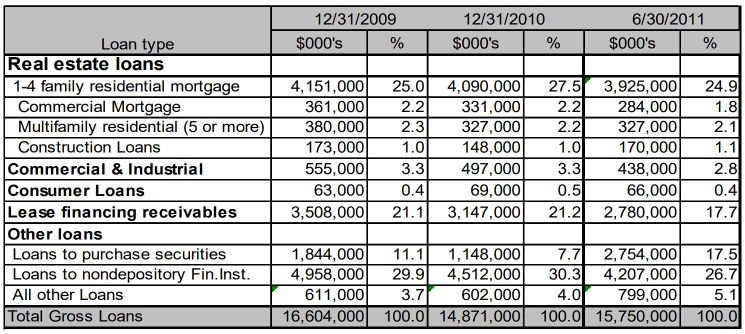
#> input picture sample/L1.jpg, 1489 x 667 px (shown at 1/2 size)
$ python -i borderless_table_detection.py   (imports and definitions only)
#> lines starting #> are read from the running program, lines starting #| are printed output that depends on the picture; after the words box and inside, x2 and y2 are one past the last pixel; in counts of white or black regions, pixels touching at a corner belong together
### utils/bbox.py
import numpy as np
from utils.point import split_rows_columns

def is_bbox_overlap(bbox1, bbox2):
    x1_1, y1_1, x2_1, y2_1 = bbox1
    x1_2, y1_2, x2_2, y2_2 = bbox2
    if x2_2 < x1_1: return False # Kiểm tra xem bbox2 có nằm bên trái bbox1 hay không
    if x1_2 > x2_1: return False # Kiểm tra xem bbox2 có nằm bên phải bbox1 hay không
    if y2_2 < y1_1: return False # Kiểm tra xem bbox2 có nằm phía trên bbox1 hay không
    if y1_2 > y2_1: return False # Kiểm tra xem bbox2 có nằm phía dưới bbox1 hay không
    return True # Nếu không thoả mãn các điều kiện trên, hai bbox chồng lên nhau

def is_bboxs_overlap(box, bboxs):
    for bbox in bboxs:
        if is_bbox_overlap(box, bbox):
            return True
    return False

def isSameRow(bbox1, bbox2, overlap_percent = 50 ):
    min_height = min(bbox1[3] - bbox1[1], bbox2[3] - bbox2[1])
    overlap_height = min(bbox1[3], bbox2[3]) - max(bbox1[1], bbox2[1])
    return overlap_height / min_height * 100 >= overlap_percent

def isSameCol(bbox1, bbox2, overlap_percent = 50):
    min_width = min(bbox1[2] - bbox1[0], bbox2[2] - bbox2[0])
    overlap_width = min(bbox1[2], bbox2[2]) - max(bbox1[0], bbox2[0])
    return overlap_width / min_width * 100 >= overlap_percent

# [5 lines left out: function is_bbox_inside, not called in this run]

def is_bbox_outside(bbox1, bbox2):
    return not is_bbox_overlap(bbox2, bbox1)

# [6 lines left out: function merge_bbox, not called in this run]

def create_bbox(boxs):
    x1 = min([box[0] for box in boxs])
    y1 = min([box[1] for box in boxs])
    x2 = max([box[2] for box in boxs])
    y2 = max([box[3] for box in boxs])
    return (x1, y1, x2, y2)

def get_same_row_col_bboxs(bbox, bboxs, mode = 'row', overlap_percent = 0):
    # Tìm tất cả các bbox cùng hàng với bbox sao cho bbox bao toàn bộ chúng không chồng lên bbox khác
    boxs = []
    others = []
    isSame = isSameRow if mode == 'row' else isSameCol
    for box in bboxs:
        if isSame(bbox, box, overlap_percent):
            boxs.append(box)
        else:
            others.append(box)
    bbox = create_bbox(boxs)
    # Lọc ra các bbox không cùng cột nhưng lại chồng lên bbox
    others = [box for box in others if is_bbox_overlap(bbox, box)]
    # duyệt qua others
    for box in others:
        # duyệt qua boxs theo thứ tự ngược
        for i in range(len(boxs) - 1, -1, -1):
            if isSame(box, boxs[i], overlap_percent):
                boxs.pop(i)
    return boxs

def create_mask_from_bboxs(image, bboxs):
    mask = np.zeros(image.shape[:2], dtype=np.uint8)
    for bbox in bboxs:
        x1, y1, x2, y2 = bbox
        mask[y1:y2, x1:x2] = 255
    return mask

def bbox_area(bbox):
    x1, y1, x2, y2 = bbox
    return (x2 - x1) * (y2 - y1)

# [29 lines left out: function split_box_rows_columns, not called in this run]

def get_scale_bbox(box, scale):
    return (int(box[0] * scale), int(box[1] * scale), int(box[2] * scale), int(box[3] * scale))

### utils/cv.py
import cv2
import numpy as np
from matplotlib import pyplot as plt
from utils.bbox import is_bbox_inside, split_box_rows_columns, create_bbox

# [209 lines left out: functions display_images_with_labels, preProcessing, deskew_image, rotate_image, trim_white, remove_regions, not called in this run]

def draw_text_in_center(img, text, box, size = 0.7, color = (0, 0, 255)):
    x1, y1, x2, y2 = box

    center = (int((x1 + x2) / 2), int((y1 + y2) / 2))
    text_size, _ = cv2.getTextSize(text, cv2.FONT_HERSHEY_SIMPLEX, size, 1)
    text_width = text_size[0]
    text_height = text_size[1]
    text_origin = (center[0] - text_width // 2, center[1] + text_height // 2)

    cv2.putText(img, text, text_origin, cv2.FONT_HERSHEY_SIMPLEX, size, color, 1, cv2.LINE_AA)

def draw_bboxs(image, bboxs, texts = lambda x: str(x)):
    img_width = image.shape[1]
    # Sắp xếp các bboxs theo vị trí từ trên xuống dưới, từ trái qua phải
    bboxs = sorted(bboxs, key=lambda box: box[1] * img_width + box[0])
    img_bboxs = cv2.cvtColor(image, cv2.COLOR_GRAY2BGR)
    # vẽ bboxs
    for index, box in enumerate(bboxs, start=1):
        cv2.rectangle(img_bboxs, box[:2], box[2:], (0, 255, 0), 3)
        draw_text_in_center(img_bboxs, texts(index), box)
    return img_bboxs


# [177 lines left out: functions cut_text_line, drawCenters, draw_rows_columns, detect_lines, find_Lines, get_text_height, not called in this run]

### utils/math.py
import numpy as np

def min_with_default(arr, default = 0):
    try: return np.min(arr)
    except: return default

def max_with_default(arr, default = 0):
    try: return np.max(arr)
    except: return default

### detection/borderless_table_detection.py
import os
import sys

from cv2 import dilate, erode

current_dir = os.path.dirname(os.path.abspath(__file__))
utils_dir = os.path.join(current_dir, '..', 'utils')
if utils_dir not in sys.path:
    sys.path.append(utils_dir)

from utils.bbox import *
from utils.cv import *
from utils.math import *
from utils.ocr import detectText
from utils.table import cells_to_html, createHTML
from detection.border_table_detection import find_Lines

def explain_bboxs_by_width(bboxs, image, row_threshold = 20):
    width, height = image.shape[:2]
    # duyệt từng bbox, mở rộng bbox theo chiều ngang cho tới khi sắp chạm vào bbox bên cạnh hoặc biên
    for index in range(len(bboxs)):
        bbox = bboxs[index]
        bbox_width = bbox[2] - bbox[0]
        # Lập danh sách các bbox cùng cột với nó
        same_column_bboxs = get_same_row_col_bboxs(bbox, bboxs, mode='col', overlap_percent=0)
        # ratio_threshold = 2
        # same_column_bboxs = [box for box in same_column_bboxs if (box[2] - box[0]) / bbox_width  <= ratio_threshold]
        x1_min = np.min([box[0] for box in same_column_bboxs])
        x2_max = np.max([box[2] for box in same_column_bboxs])
        # thay đổi x1 và x2 của bbox hiện tại sao cho nằm trong cột và không chạm vào bbox bên cạnh
        x2_max_left = max_with_default([box[2] for box in bboxs if box[2] + row_threshold < x1_min], x1_min)
        x1_min = max(x1_min, x2_max_left)

        x1_min_right = min_with_default([box[0] for box in bboxs if box[0] > x2_max + row_threshold], x2_max)
        x2_max = min(x2_max, x1_min_right)

        # cập nhật lại bbox
        bboxs[index] = (x1_min, bbox[1], x2_max, bbox[3])
    return bboxs

# [29 lines left out: function explain_bboxs_by_column, not called in this run]

def explain_bboxs_by_space(bboxs, image, row_threshold = 10, col_threshold = 10):
    height, width = image.shape[:2] # height, width, channels = image.shape
    # tìm tất cả bbox mà không có bbox nào ở bên phải và cùng hàng với nó rồi mở rộng nó, nếu có thể thì mở rộng về cả 2 phía luôn
    no_right_bboxs = [box for box in bboxs if len([box2 for box2 in bboxs if isSameRow(box, box2, overlap_percent=0) and box2[0] > box[2]]) == 0]
    for index in range(len(bboxs)):
        if bboxs[index] in no_right_bboxs:
            x1, y1, x2, y2 = bboxs[index]
            explain_right_width = width - x2 - row_threshold
            new_box = (max(row_threshold, x1 - explain_right_width), y1, x2 + explain_right_width, y2)
            # Điều chỉnh lại x1 cho đúng cột
            same_column_bboxs = [box for box in bboxs if isSameCol(new_box, box, overlap_percent=0) and box != bboxs[index]]
            new_box = (min_with_default([box[0] for box in same_column_bboxs], new_box[0]), y1, x2 + explain_right_width, y2)
            same_row_bboxs = [box for box in bboxs if isSameRow(bboxs[index], box, overlap_percent=0) and box != bboxs[index]]
            isOverlap = is_bboxs_overlap(new_box, same_row_bboxs)
            if not isOverlap:
                bboxs[index] = create_bbox([bboxs[index], new_box])
            else:
                bboxs[index] = create_bbox([bboxs[index], (x1, y1, width - row_threshold, y2)])
    # tìm tất cả các bbox có các bbox cùng hàng nằm cách xa nó 1 khoảng lớn hơn ngưỡng rồi mở rộng nó
    right_bboxs = [(box, min_with_default([box2[0] for box2 in bboxs if isSameRow(box, box2) and box2[0] > box[2]])) for box in bboxs]
    far_right_bboxs = [(box, min) for box, min in right_bboxs if min > box[2] + row_threshold * 2]
    for index in range(len(bboxs)):
        for far_right_bbox, min in far_right_bboxs:
            if bboxs[index] == far_right_bbox:
                bboxs[index] = create_bbox([bboxs[index], (bboxs[index][0], bboxs[index][1], min - row_threshold, bboxs[index][3])])
    # tìm tất cả các bbox mà không có bbox nào ở bên dưới và cùng cột với nó rồi mở rộng nó
    no_bottom_bboxs = [box for box in bboxs if len([box2 for box2 in bboxs if isSameCol(box, box2) and box2[1] > box[3]]) == 0]
    for index in range(len(bboxs)):
        if bboxs[index] in no_bottom_bboxs:
            bboxs[index] = create_bbox([bboxs[index], (bboxs[index][0], bboxs[index][1], bboxs[index][2], height - col_threshold)])
    # tìm tất cả các bbox có các bbox cùng cột nằm cách xa nó 1 khoảng lớn hơn ngưỡng rồi mở rộng nó
    bottom_bboxs = [(box, min_with_default([box2[1] for box2 in bboxs if isSameCol(box, box2) and box2[1] > box[3]])) for box in bboxs]
    far_bottom_bboxs = [(box, min) for box, min in bottom_bboxs if min > box[3] + col_threshold * 2]
    for index in range(len(bboxs)):
        for far_bottom_bbox, min in far_bottom_bboxs:
            if bboxs[index] == far_bottom_bbox:
                bboxs[index] = create_bbox([bboxs[index], (bboxs[index][0], bboxs[index][1], bboxs[index][2], min - col_threshold)])
    # tìm tất cả các bbox không có bbox nào ở trên nó và cùng cột với nó rồi mở rộng nó
    no_top_bboxs = [box for box in bboxs if len([box2 for box2 in bboxs if isSameCol(box, box2) and box2[3] < box[1]]) == 0]
    for index in range(len(bboxs)):
        if bboxs[index] in no_top_bboxs:
            bboxs[index] = create_bbox([bboxs[index], (bboxs[index][0], col_threshold, bboxs[index][2], bboxs[index][3])])
    return bboxs

def normalize_bboxs(bboxs, row_threshold = 10, col_threshold = 10):
    # Duyệt qua từng bbox
    for index in range(len(bboxs)):
        # tìm tất cả các bbox cùng hàng với nó
        min_x1 = np.min([box[0] for box in bboxs if abs(bboxs[index][0] - box[0]) < row_threshold])
        min_y1 = np.min([box[1] for box in bboxs if abs(bboxs[index][1] - box[1]) < col_threshold])
        max_x2 = np.max([box[2] for box in bboxs if abs(box[2] - bboxs[index][2]) < row_threshold])
        max_y2 = np.max([box[3] for box in bboxs if abs(box[3] - bboxs[index][3]) < col_threshold])
        bboxs[index] = (min_x1, min_y1, max_x2, max_y2)
    return bboxs

def find_Cells(image):
    """
    Nhận diện cấu trúc bảng trong ảnh.

    Tham số:
    - image: Ảnh cần nhận diện cấu trúc.

    Kết quả:
    - img_vh: Ảnh chứa thông tin về các đường kẻ dọc và ngang (mask).
    - img_sub: Ảnh chứa thông tin các điểm giao nhau của các đường dọc và ngang.
    - outImag: Danh sách các ảnh trung gian.
    """
    outImag=[]
    # outImag.append((image, 'image'))
    img_height, img_width = image.shape[:2]
    if img_height == 0 or img_width == 0:
        return [], [], image, outImag
    img = cv2.cvtColor(image, cv2.COLOR_BGR2GRAY)
    thresh, img_bin = cv2.threshold(img, 0, 255, cv2.THRESH_BINARY_INV | cv2.THRESH_OTSU)# THRESH_OTSU là phương pháp tự động xác định ngưỡng dựa trên histogram của ảnh
    # # Loại bỏ nhiễu còn sót
    # kernel = cv2.getStructuringElement(cv2.MORPH_RECT, (3, 3))
    # # img_bin = cv2.morphologyEx(img_bin, cv2.MORPH_CLOSE, kernel, iterations=1)
    # img_bin = erode(img_bin, kernel, iterations=1)
    # img_bin = dilate(img_bin, kernel, iterations=1)
    # outImag.append((img_bin, 'morphologyEx'))

    # Connect letters that are connected only by a few pixels
    kernel = cv2.getStructuringElement(cv2.MORPH_RECT, (20, 1))
    img_connect = cv2.dilate(img_bin, kernel, iterations=3)
    img_connect = cv2.erode(img_connect, kernel, iterations=3)
    outImag.append((img_connect, 'connect_letters'))

    # loại bỏ nhiễu
    img_bold = cv2.medianBlur(img_connect, 5)
    outImag.append((img_bold, 'medianBlur'))

    # Xác định các contours
    contours, hierarchy = cv2.findContours(img_bold, cv2.RETR_EXTERNAL, cv2.CHAIN_APPROX_SIMPLE)
    # Sắp xếp các contours theo vị trí từ trên xuống dưới, từ trái qua phải
    contours = sorted(contours, key=lambda ctr: cv2.boundingRect(ctr)[1] * img_width + cv2.boundingRect(ctr)[0])

    bboxs = [cv2.boundingRect(contour) for contour in contours]
    # loại bỏ các bbox có chiều cao hoặc chiều rộng quá nhỏ (có thể là 1 cái đường kẻ còn sót lại)
    bboxs = [bbox for bbox in bboxs if bbox[2] > 10 and bbox[3] > 10]
    # chuyển sang x1, y1, x2, y2
    bboxs = [(x, y, x+w, y+h) for x, y, w, h in bboxs]

    mask = create_mask_from_bboxs(img_bold, bboxs)
    outImag.append((draw_bboxs(mask, bboxs), 'mask'))

    bboxs = explain_bboxs_by_width(bboxs, mask)
    mask = create_mask_from_bboxs(img_bold, bboxs)
    outImag.append((draw_bboxs(mask, bboxs), 'explain by width'))

    # Loại bỏ các bbox chồng lấp nhau (loại bỏ bbox nhỏ hơn)
    small_bboxs = [(i,bbox) for i, bbox in enumerate(bboxs) if len([box for box in bboxs if is_bbox_overlap(bbox, box) and bbox != box and bbox_area(bbox) < bbox_area(box)]) > 0]
    bboxs = [bbox for i, bbox in enumerate(bboxs) if i not in [index for index, bbox in small_bboxs]]

    # bboxs = explain_bboxs_by_column(bboxs, mask)
    # mask = create_mask_from_bboxs(img_bold, bboxs)
    # outImag.append((draw_bboxs(mask, bboxs), 'explain by columns'))

    bboxs = explain_bboxs_by_space(bboxs, mask)
    mask = create_mask_from_bboxs(img_bold, bboxs)
    outImag.append((draw_bboxs(mask, bboxs), 'explain by space'))

    bboxs = normalize_bboxs(bboxs)
    mask = create_mask_from_bboxs(img_bold, bboxs)
    outImag.append((draw_bboxs(mask, bboxs), 'normalize bboxs'))

    # Sắp xếp các bboxs theo vị trí từ trên xuống dưới, từ trái qua phải
    bboxs = sorted(bboxs, key=lambda box: box[1] * img_width + box[0])

    return bboxs, mask, outImag

# [112 lines left out: functions getbox_index, add_missing_cells, createSpanMatrix, createCells, createCell_img, recognize and 1 more, not called in this run]

def imgPath_to_cells(image_path):
    image = cv2.imread(image_path)
    return img_to_cells(image)

# [14 lines left out: function img_to_cells, not called in this run]

>>> import cv2
>>> picture = cv2.imread('../sample/L1.jpg')
#> picture is the input picture: shape (667, 1489, 3); mean B, G, R 195.1, 195.4, 195.2
>>> result = find_Cells(picture)
#> in find_Cells, `thresh, img_bin = cv2.threshold(img, 0, 255, cv2.THRESH_BINARY_INV | c..`:
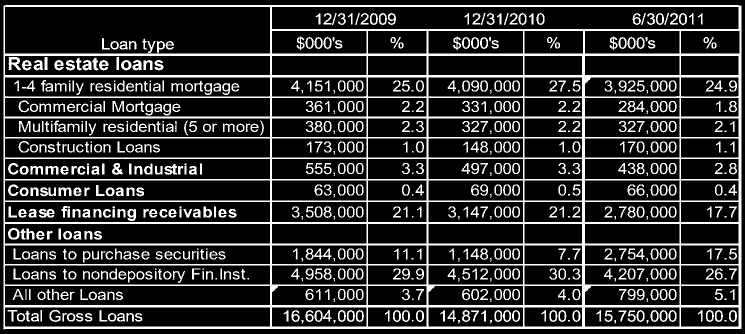
#> img_bin: shape (667, 1489) (shown at 1/2 size); 19.3% white; 714 white regions (94 under 20 px), largest, box (x1, y1, x2, y2) and area: (7, 10, 1483, 659) 106054, (17, 114, 42, 140) 380, (78, 418, 109, 436) 345
#> in find_Cells, `thresh, img_bin = cv2.threshold(img, 0, 255, cv2.THRESH_BINARY_INV | c..`: thresh = 127
#> in find_Cells, `img_connect = cv2.dilate(img_bin, kernel, iterations=3)`:
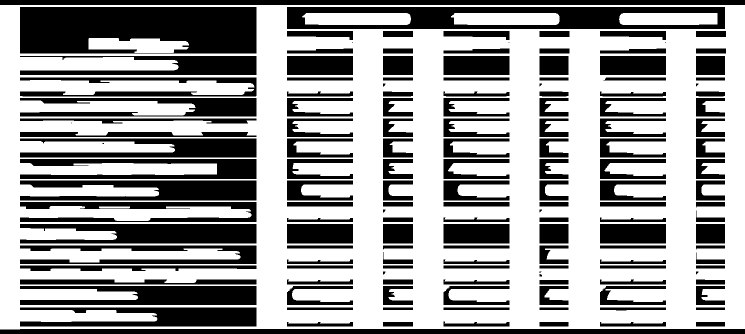
#> img_connect: shape (667, 1489) (shown at 1/2 size); 61.3% white; 152 black regions (6 under 20 px), largest, box (x1, y1, x2, y2) and area: (40, 14, 513, 107) 39442, (574, 14, 1450, 58) 23843, (0, 0, 1489, 10) 14890
#> in find_Cells, `img_connect = cv2.erode(img_connect, kernel, iterations=3)`:
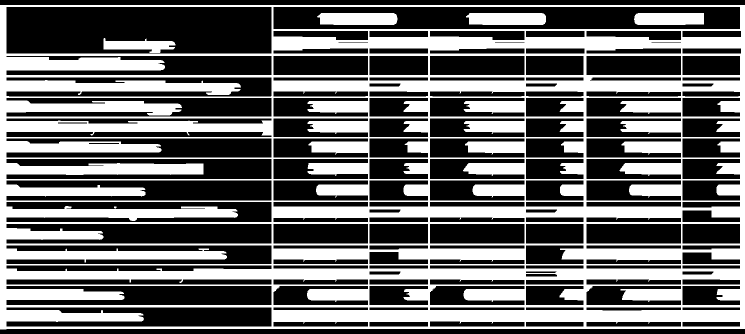
#> img_connect: shape (667, 1489) (shown at 1/2 size); 40.5% white; 6 white regions (1 under 20 px), largest, box (x1, y1, x2, y2) and area: (0, 10, 1489, 659) 388847, (634, 26, 795, 50) 3667, (932, 26, 1092, 50) 3660, (1268, 26, 1408, 50) 3270, (207, 76, 351, 106) 2552
#> in find_Cells, `img_bold = cv2.medianBlur(img_connect, 5)`:
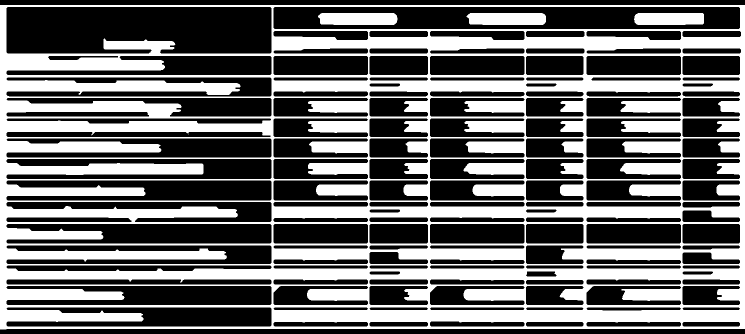
#> img_bold: shape (667, 1489) (shown at 1/2 size); 40.7% white; 4 white regions, box (x1, y1, x2, y2) and area: (0, 10, 1489, 659) 394093, (636, 26, 795, 50) 3658, (933, 26, 1092, 50) 3654, (1268, 26, 1408, 50) 3261
#> in find_Cells, `contours, hierarchy = cv2.findContours(img_bold, cv2.RETR_EXTERNAL, cv..`: contours = 1 item
#> in find_Cells, `bboxs = [cv2.boundingRect(contour) for contour in contours]`: bboxs = [(0, 10, 1489, 649)]
#> in find_Cells, `bboxs = [(x, y, x+w, y+h) for x, y, w, h in bboxs]`: bboxs = [(0, 10, 1489, 659)]
#> the loop in create_mask_from_bboxs, `for bbox in bboxs:` made 1 pass
#> after the loop in create_mask_from_bboxs, `for bbox in bboxs:`:
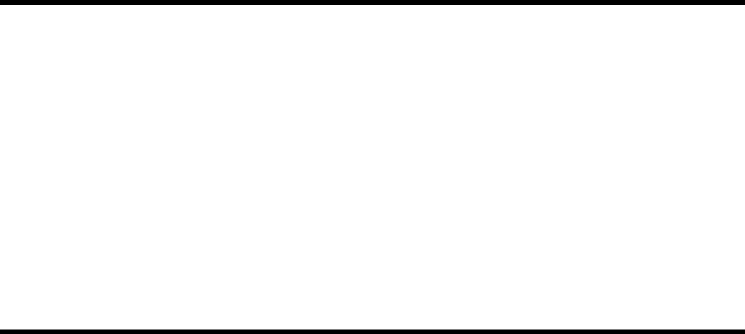
#> mask: shape (667, 1489) (shown at 1/2 size); 97.3% white; 2 black regions, box (x1, y1, x2, y2) and area: (0, 0, 1489, 10) 14890, (0, 659, 1489, 667) 11912
#> the loop in draw_bboxs, `for index, box in enumerate(bboxs, start=1):` made 1 pass
#> (index, x1 in draw_text_in_center, y1 in draw_text_in_center, x2 in draw_text_in_center, y2 in draw_text_in_center, center in draw_text_in_center, text_width in draw_text_in_center, text_height in draw_text_in_center) on pass 1: (1, 0, 10, 1489, 659, (744, 334), 15, 16)
#> after the loop in draw_bboxs, `for index, box in enumerate(bboxs, start=1):`:
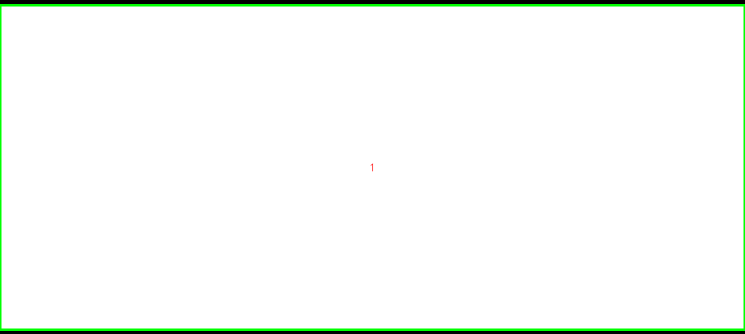
#> img_bboxs: shape (667, 1489, 3) (shown at 1/2 size); mean B, G, R 245.4, 250, 245.4
#> the loop in explain_bboxs_by_width, `for index in range(len(bboxs)):` made 1 pass
#> (bbox_width, x1_min) on pass 1: (1489, 0)
#> the loop in create_mask_from_bboxs (call 2), `for bbox in bboxs:` made 1 pass
#> the loop in draw_bboxs (call 2), `for index, box in enumerate(bboxs, start=1):` made 1 pass
#> in find_Cells, `small_bboxs = [(i,bbox) for i, bbox in enumerate(bboxs) if len([box fo..`: small_bboxs = []
#> in explain_bboxs_by_space, `no_right_bboxs = [box for box in bboxs if len([box2 for box2 in bboxs ..`: no_right_bboxs = [(0, 10, 1489, 659)]
#> the loop in explain_bboxs_by_space, `for index in range(len(bboxs)):` made 1 pass
#> (explain_right_width, new_box) on pass 1: (-10, (10, 10, 1479, 659))
#> in explain_bboxs_by_space, `right_bboxs = [(box, min_with_default([box2[0] for box2 in bboxs if is..`: right_bboxs = [((0, 10, 1489, 659), 0)]
#> in explain_bboxs_by_space, `far_right_bboxs = [(box, min) for box, min in right_bboxs if min > box..`: far_right_bboxs = []
#> the loop in explain_bboxs_by_space, `for index in range(len(bboxs)):` made 1 pass
#> in explain_bboxs_by_space, `no_bottom_bboxs = [box for box in bboxs if len([box2 for box2 in bboxs..`: no_bottom_bboxs = [(0, 10, 1489, 659)]
#> the loop in explain_bboxs_by_space, `for index in range(len(bboxs)):` made 1 pass
#> in explain_bboxs_by_space, `bottom_bboxs = [(box, min_with_default([box2[1] for box2 in bboxs if i..`: bottom_bboxs = [((0, 10, 1489, 659), 0)]
#> in explain_bboxs_by_space, `far_bottom_bboxs = [(box, min) for box, min in bottom_bboxs if min > b..`: far_bottom_bboxs = []
#> in explain_bboxs_by_space, `no_top_bboxs = [box for box in bboxs if len([box2 for box2 in bboxs if..`: no_top_bboxs = [(0, 10, 1489, 659)]
#> the loop in normalize_bboxs, `for index in range(len(bboxs)):` made 1 pass
